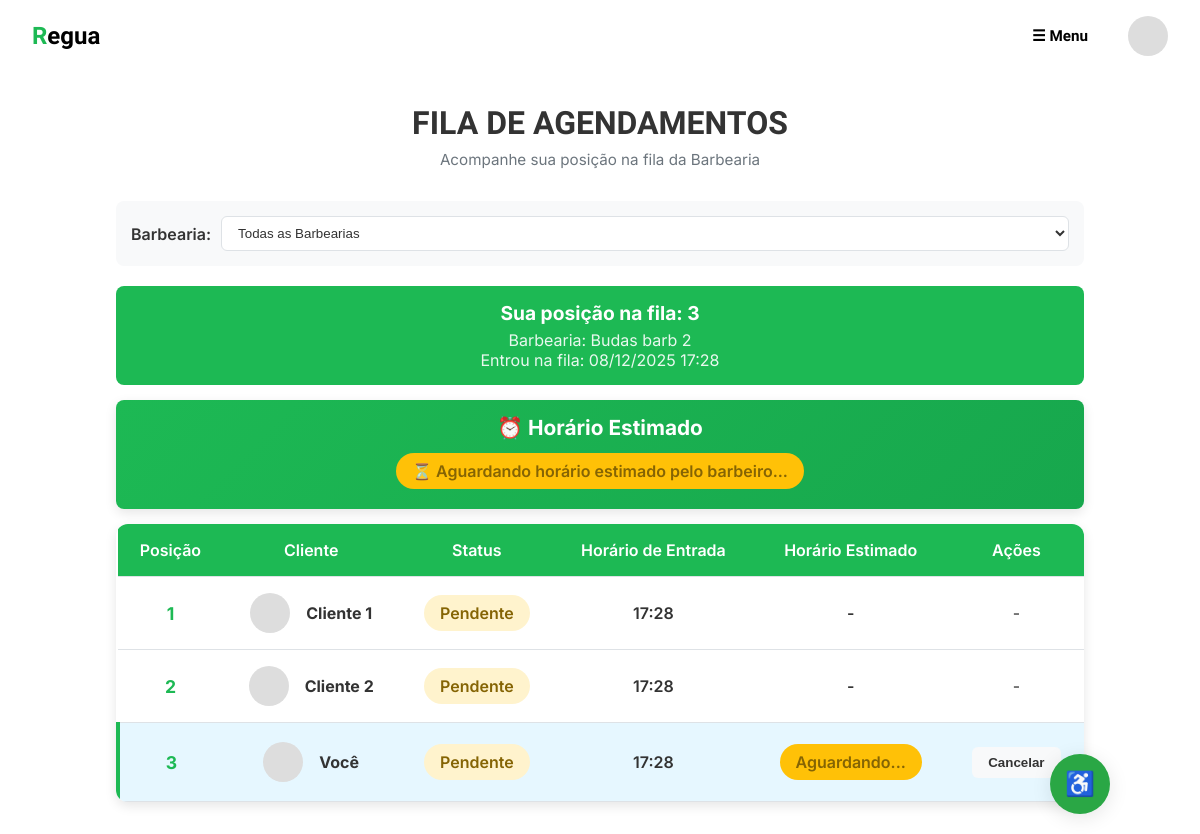
Screenshot of /agendamento_cliente (signed in) with the database file from the repository.
### regua2/models.py (models this page shows, shortened)
class Agendamento(models.Model):
    barbearia = models.ForeignKey(Barbearia, on_delete=models.CASCADE)
    cliente = models.ForeignKey(Usuario, on_delete=models.CASCADE)
    data = models.DateField(auto_now_add=True)
    horario = models.TimeField(auto_now_add=True)
    confirmado = models.BooleanField(default=False)
    realizado = models.BooleanField(default=False)
    data_criacao = models.DateTimeField(auto_now_add=True)
    horario_estimado = models.TimeField(null=True, blank=True)

class Barbearia(models.Model):
    STATUS_BARBEARIA_CHOICES = [
        ('aberto', 'Aberto'),
        ('fechado', 'Fechado'),
    ]
    usuario = models.OneToOneField(Usuario, on_delete=models.CASCADE, related_name='barbearia')
    nome_barbearia = models.CharField(max_length=100)
    telefone_comercial = models.CharField(max_length=15, blank=True, null=True)
    foto_logo = models.ImageField(upload_to='barbearias/logos/', blank=True, null=True)
    endereco = models.CharField(max_length=255, blank=True, null=True)
    cidade = models.CharField(max_length=100, blank=True, null=True)
    estado = models.CharField(max_length=2, blank=True, null=True)
    status_barbearia = models.CharField(
        max_length=10,
        choices=STATUS_BARBEARIA_CHOICES,
        default='aberto'
    )
    data_cadastro = models.DateTimeField(default=timezone.now)
    ativa = models.BooleanField(default=True)

class Usuario(models.Model):
    TIPO_USUARIO_CHOICES = [
        ('cliente', 'Cliente'),
        ('barbearia', 'Barbearia'),
    ]
    email = models.EmailField(max_length=255, unique=True)
    senha = models.CharField(max_length=128)
    nome = models.CharField(max_length=30)
    sobrenome = models.CharField(max_length=30)
    tipo = models.CharField(max_length=10, choices=TIPO_USUARIO_CHOICES, default='cliente')
    telefone = models.CharField(max_length=15, blank=True, null=True)
    cpf = models.CharField(max_length=14, blank=True, null=True)
    foto_perfil = models.ImageField(upload_to='perfil/', blank=True, null=True)

### regua2/views.py (the view)
# urls.py: path('agendamento_cliente', meus_agendamentos, name="agendamento_clienteatalho"),
def meus_agendamentos(request):
    if not request.session.get('logado'):
        return redirect('loginatalho')
    try:
        usuario = Usuario.objects.get(id=request.session['usuario_id'])
        meus_agendamentos = Agendamento.objects.filter(
            cliente=usuario,
            confirmado=False
        )
        if not meus_agendamentos.exists():
            messages.warning(request, 'Você não está na fila de nenhuma barbearia. Entre em uma!')
            return redirect('barbeariaatalho')
        barbearias_ids = meus_agendamentos.values_list('barbearia', flat=True).distinct()
        agendamentos = Agendamento.objects.filter(
            barbearia__in=barbearias_ids,
            confirmado=False
        ).order_by('data', 'horario')
        for agendamento in agendamentos:
            agendamento.eh_meu = (agendamento.cliente.id == usuario.id)
        context = {
            'agendamentos': agendamentos,
            'foto_url': usuario.foto_perfil.url if usuario.foto_perfil else None,
            'barbearias': Barbearia.objects.filter(id__in=barbearias_ids)
        }
        return render(request, 'agendamento_cliente.html', context)
    except Usuario.DoesNotExist:
        return redirect('loginatalho')

### regua2/context_processors.py (called while the page is built)
def acessibilidade_context(request):
    config_default = {
        'tema': 'claro',
        'tamanho_fonte': 'medio'
    }
    config_sessao = request.session.get('config_acessibilidade', {})
    config = {
        'tema': config_sessao.get('tema', config_default['tema']),
        'tamanho_fonte': config_sessao.get('tamanho_fonte', config_default['tamanho_fonte'])
    }
    return {
        'config_acessibilidade': config,
        'tema_atual': config['tema'],
        'tamanho_fonte_atual': config['tamanho_fonte']
    }

### regua/regua2/templates/agendamento_cliente.html (shortened to what this page needs)
<!DOCTYPE html>
<html lang="pt-br" data-tema="{{ config_acessibilidade.tema|default:'claro' }}" data-tamanho-fonte="{{ config_acessibilidade.tamanho_fonte|default:'medio' }}">
<head>
</head>
<body>
    <button class="bolinha-acessibilidade pulsando" onclick="toggleMenuAcessibilidade()" title="Acessibilidade">
        ♿
    </button>
    <nav>
        <div class="logo">
            <a href="{% url 'Homeatalho' %}" style="text-decoration: none; color: inherit;">
                <span class="R">R</span>egua
            </a>
        </div>
        <div class="nav-links" id="navLinks">
            <div class="dropdown">
                <button class="dropbtn">☰ Menu</button>
            </div>
            <a href="{% url 'perfilatalho' %}" class="profile-icon">
                <div class="profile-pic-nav"
                     {% if foto_url %}style="background-image: url('{{ foto_url }}')"{% endif %}>
                </div>
            </a>
        </div>
    </nav>
    <div class="container">
        <div class="header">
            <h1>FILA DE AGENDAMENTOS</h1>
            <p>Acompanhe sua posição na fila da Barbearia</p>
        </div>
        <div class="barbearia-selector">
            <label for="barbearia">Barbearia:</label>
            <select id="barbearia" onchange="filtrarBarbearia()">
                <option value="all">Todas as Barbearias</option>
            </select>
        </div>
        {% for agendamento in agendamentos %}
            {% if agendamento.eh_meu and not agendamento.confirmado %}
            <div class="minha-posicao">
                <h3>Sua posição na fila: {{ forloop.counter }}</h3>
                <p>Barbearia: {{ agendamento.barbearia.nome_barbearia }}</p>
                <p>Entrou na fila: {{ agendamento.data_criacao|date:"d/m/Y H:i" }}</p>
            </div>
            {% endif %}
        {% endfor %}
        {% for agendamento in agendamentos %}
            {% if agendamento.eh_meu and not agendamento.confirmado %}
            <div class="horario-estimado-info" id="horario-estimado-info">
                <h3>⏰ Horário Estimado</h3>
                <div id="horario-estimado-content">
                    {% if agendamento.horario_estimado %}
                    <div id="horario-definido">
                        <span class="horario-estimado-badge">
                            🕒 Seu horário estimado: {{ agendamento.horario_estimado|time:"H:i" }}
                        </span>
                        <p>O barbeiro definiu este horário para seu atendimento</p>
                    </div>
                    {% else %}
                    <span class="aguardando-horario pulse-animation" id="aguardando-horario">
                        ⏳ Aguardando horário estimado pelo barbeiro...
                    </span>
                    {% endif %}
                </div>
            </div>
            {% endif %}
        {% endfor %}
        {% if agendamentos %}
        <table class="agendamentos-table">
            <thead>
                <tr>
                    <th>Posição</th>
                    <th>Cliente</th>
                    <th>Status</th>
                    <th>Horário de Entrada</th>
                    <th>Horário Estimado</th>
                    <th>Ações</th>
                </tr>
            </thead>
            <tbody>
                {% for agendamento in agendamentos %}
                {% if not agendamento.confirmado %}
                <tr class="{% if agendamento.eh_meu %}meu-agendamento{% endif %}"
                    data-barbearia="{{ agendamento.barbearia.id }}"
                    data-id="{{ agendamento.id }}">
                    <td class="posicao-fila">{{ forloop.counter }}</td>
                    <td>
                        <div class="cliente-info">
                            <div class="cliente-foto"
                                 style="background-image: url('{% if agendamento.cliente.foto_perfil %}{{ agendamento.cliente.foto_perfil.url }}{% else %}https://via.placeholder.com/40?text=CL{% endif %}')">
                            </div>
                            <div>
                                <strong>
                                    {% if agendamento.eh_meu %}
                                        Você
                                    {% else %}
                                        Cliente {{ forloop.counter }}
                                    {% endif %}
                                </strong>
                            </div>
                        </div>
                    </td>
                    <td>
                        {% if agendamento.cancelado %}
                            <span class="status-agendamento status-cancelado">Cancelado</span>
                        {% elif agendamento.concluido %}
                            <span class="status-agendamento status-concluido">Concluído</span>
                        {% elif agendamento.em_andamento %}
                            <span class="status-agendamento status-andamento">Em Andamento</span>
                        {% else %}
                            <span class="status-agendamento status-pendente">Pendente</span>
                        {% endif %}
                    </td>
                    <td class="horario-coluna">
                        {{ agendamento.data_criacao|date:"H:i" }}
                    </td>
                    <td class="horario-estimado-cell" id="horario-estimado-{{ agendamento.id }}">
                        {% if agendamento.horario_estimado %}
                            <span class="horario-definido">{{ agendamento.horario_estimado|time:"H:i" }}</span>
                        {% else %}
                            {% if agendamento.eh_meu %}
                                <span class="aguardando-horario">Aguardando...</span>
                            {% else %}
                                <span>-</span>
                            {% endif %}
                        {% endif %}
                    </td>
                    <td>
                        {% if agendamento.eh_meu %}
                        <button class="action-btn btn-cancelar" onclick="cancelarAgendamento({{ agendamento.id }})">
                            Cancelar
                        </button>
                        {% else %}
                        <span>-</span>
                        {% endif %}
                    </td>
                </tr>
                {% endif %}
                {% endfor %}
            </tbody>
        </table>
        {% else %}
        <div class="empty-state">
            <p>Nenhum agendamento pendente encontrado</p>
        </div>
        {% endif %}
    </div>
</body>
</html>

### rows the page displays
Agendamento: barbearia.nome_barbearia "Budas barb 2", data_criacao "08/12/2025 17:28", confirmado "⏰ Horário Estimado", shows "⏳ Aguardando horário estimado pelo barbeiro...", shows "Você", data_criacao "17:28", shows "Aguardando..."
Agendamento: data_criacao "17:28"
Agendamento: data_criacao "17:28"
